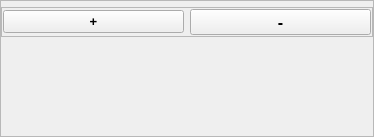
<?xml version="1.0" encoding="UTF-8"?>
<ui version="4.0">
 <class>chat_form_content</class>
 <widget class="QWidget" name="chat_form_content">
  <property name="geometry">
   <rect>
    <x>0</x>
    <y>0</y>
    <width>374</width>
    <height>137</height>
   </rect>
  </property>
  <property name="sizePolicy">
   <sizepolicy hsizetype="Preferred" vsizetype="Fixed">
    <horstretch>0</horstretch>
    <verstretch>0</verstretch>
   </sizepolicy>
  </property>
  <property name="windowTitle">
   <string>Form</string>
  </property>
  <property name="styleSheet">
   <string notr="true">*[is_chat_background=true]{
	background-color: gray;
}
#chat_widget{
	background-color: #e0e0e0;
}</string>
  </property>
  <property name="is_chat_background" stdset="0">
   <bool>false</bool>
  </property>
  <layout class="QVBoxLayout" name="verticalLayout">
   <property name="leftMargin">
    <number>0</number>
   </property>
   <property name="topMargin">
    <number>0</number>
   </property>
   <property name="rightMargin">
    <number>0</number>
   </property>
   <property name="bottomMargin">
    <number>0</number>
   </property>
   <item>
    <widget class="QFrame" name="frame">
     <property name="frameShape">
      <enum>QFrame::StyledPanel</enum>
     </property>
     <property name="frameShadow">
      <enum>QFrame::Raised</enum>
     </property>
     <property name="is_chat_background" stdset="0">
      <bool>false</bool>
     </property>
     <layout class="QVBoxLayout" name="verticalLayout_3">
      <property name="leftMargin">
       <number>0</number>
      </property>
      <property name="topMargin">
       <number>0</number>
      </property>
      <property name="rightMargin">
       <number>0</number>
      </property>
      <property name="bottomMargin">
       <number>0</number>
      </property>
      <item>
       <widget class="QWidget" name="chat_widget" native="true">
        <property name="sizePolicy">
         <sizepolicy hsizetype="Preferred" vsizetype="Fixed">
          <horstretch>0</horstretch>
          <verstretch>0</verstretch>
         </sizepolicy>
        </property>
        <property name="is_chat_background" stdset="0">
         <bool>false</bool>
        </property>
        <layout class="QVBoxLayout" name="verticalLayout_2">
         <property name="spacing">
          <number>0</number>
         </property>
         <property name="leftMargin">
          <number>0</number>
         </property>
         <property name="topMargin">
          <number>0</number>
         </property>
         <property name="rightMargin">
          <number>0</number>
         </property>
         <property name="bottomMargin">
          <number>0</number>
         </property>
        </layout>
       </widget>
      </item>
      <item>
       <widget class="QFrame" name="BtnFrame">
        <property name="maximumSize">
         <size>
          <width>16777215</width>
          <height>30</height>
         </size>
        </property>
        <property name="frameShape">
         <enum>QFrame::StyledPanel</enum>
        </property>
        <property name="frameShadow">
         <enum>QFrame::Raised</enum>
        </property>
        <layout class="QHBoxLayout" name="horizontalLayout">
         <property name="leftMargin">
          <number>1</number>
         </property>
         <property name="topMargin">
          <number>1</number>
         </property>
         <property name="rightMargin">
          <number>1</number>
         </property>
         <property name="bottomMargin">
          <number>1</number>
         </property>
         <item>
          <widget class="QPushButton" name="pushButton">
           <property name="font">
            <font>
             <pointsize>10</pointsize>
             <bold>true</bold>
            </font>
           </property>
           <property name="toolTip">
            <string>添加新的</string>
           </property>
           <property name="text">
            <string>+</string>
           </property>
          </widget>
         </item>
         <item>
          <widget class="QPushButton" name="pushButton_2">
           <property name="font">
            <font>
             <pointsize>12</pointsize>
             <bold>true</bold>
            </font>
           </property>
           <property name="toolTip">
            <string>删除旧的</string>
           </property>
           <property name="text">
            <string>-</string>
           </property>
          </widget>
         </item>
        </layout>
       </widget>
      </item>
      <item>
       <spacer name="verticalSpacer">
        <property name="orientation">
         <enum>Qt::Vertical</enum>
        </property>
        <property name="sizeHint" stdset="0">
         <size>
          <width>20</width>
          <height>40</height>
         </size>
        </property>
       </spacer>
      </item>
     </layout>
    </widget>
   </item>
  </layout>
 </widget>
 <resources/>
 <connections/>
</ui>
